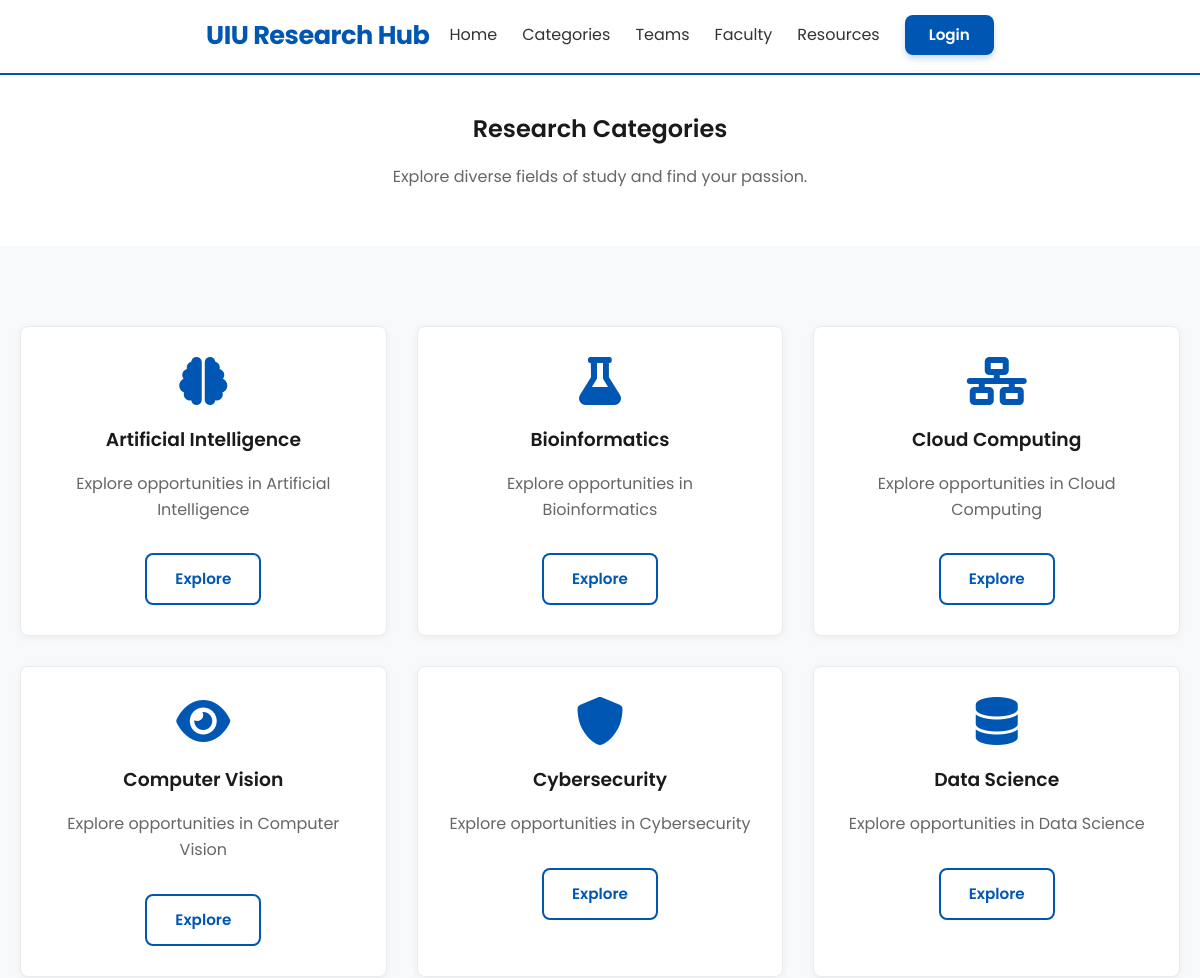
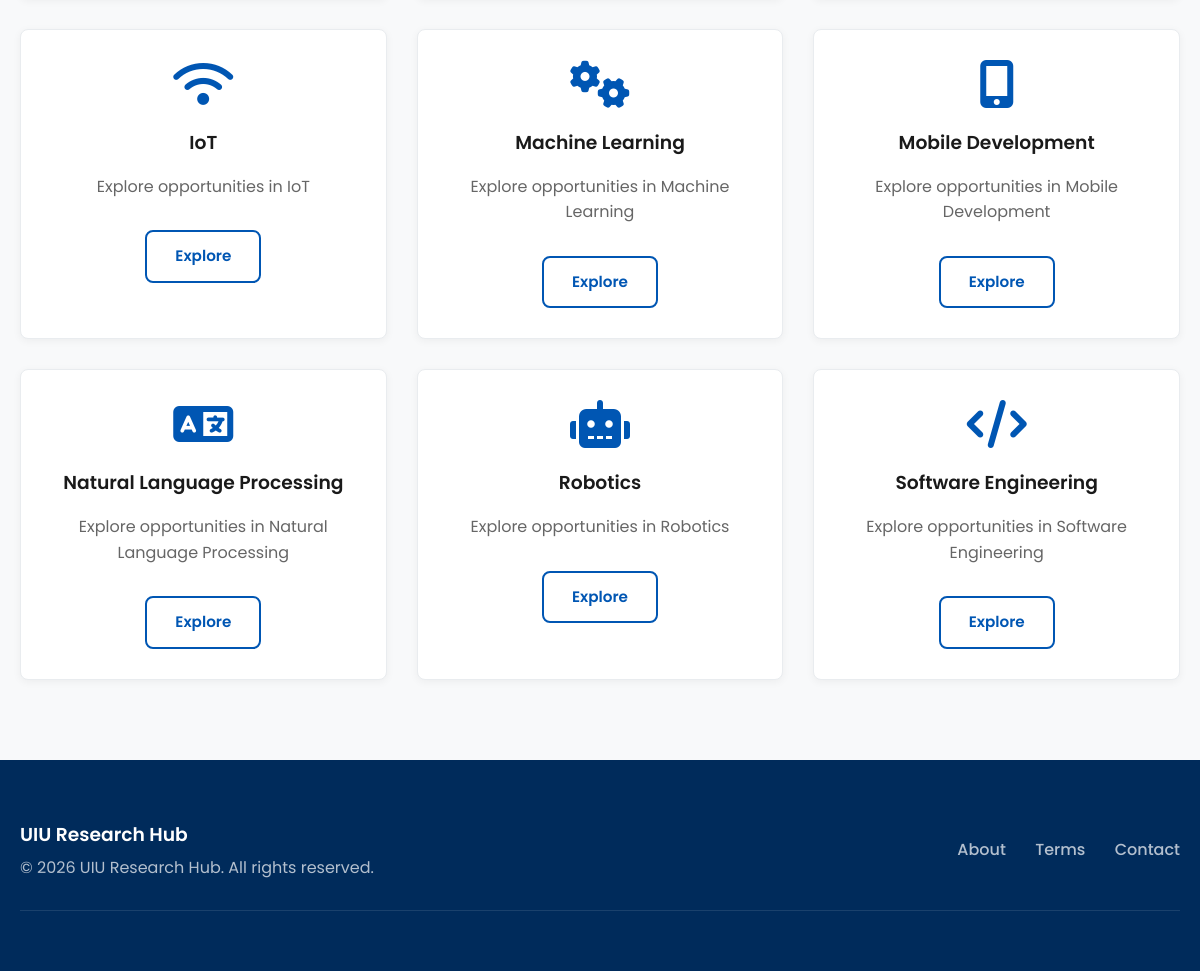
/categories.php, run on the app's committed database (2 pictures, top to bottom).
### tables this page shows
CREATE TABLE IF NOT EXISTS categories (
    category_id INT AUTO_INCREMENT PRIMARY KEY,
    category_name VARCHAR(100) NOT NULL UNIQUE,
    description TEXT,
    icon_class VARCHAR(50) DEFAULT 'fas fa-layer-group',
    created_by INT NULL,
    created_at TIMESTAMP DEFAULT CURRENT_TIMESTAMP,
    FOREIGN KEY (created_by) REFERENCES users(user_id) ON DELETE SET NULL ON UPDATE CASCADE,
    INDEX idx_categories_created_by (created_by)
);

### db-connect.php (called while the page is built, shortened)
<?php
class DatabaseConnection {
    private $connection;
    private function connect() {
        try {
            $this->connection = new mysqli(
                DB_HOST,
                DB_USER,
                DB_PASS,
                DB_NAME,
                DB_PORT
            );
            $this->connection->query("SET time_zone = '+00:00'");
            $this->connection->report_mode = MYSQLI_REPORT_ERROR | MYSQLI_REPORT_STRICT;
        } catch (Exception $e) {
            $this->handleError($e->getMessage());
        }
    }
    public function executeQuery($query, $params = [], $types = '') {
        try {
            $stmt = $this->connection->prepare($query);
            if (!empty($params)) {
                $stmt->bind_param($types, ...$params);
            }
            if (!$stmt->execute()) {
                throw new Exception('Execute failed: ' . $stmt->error);
            }
            return $stmt;
        } catch (Exception $e) {
            $this->handleError($e->getMessage());
            return false;
        }
    }
    public function fetchRow($query, $params = [], $types = '') {
        $stmt = $this->executeQuery($query, $params, $types);
        $result = $stmt->get_result();
        $row = $result->fetch_assoc();
        return $row;
    }
    public function fetchAll($query, $params = [], $types = '') {
        $stmt = $this->executeQuery($query, $params, $types);
        $result = $stmt->get_result();
        $rows = $result->fetch_all(MYSQLI_ASSOC);
        return $rows;
    }
    public function fetchValue($query, $params = [], $types = '') {
        $row = $this->fetchRow($query, $params, $types);
        return reset($row);
    }
}
$db = new DatabaseConnection();
?>

### database-functions.php (called while the page is built, shortened)
<?php
require_once 'db-connect.php';
function getCategories() {
    global $db;
    if (dbColumnExists('categories', 'created_by')) {
        return $db->fetchAll(
            "SELECT c.*, u.full_name AS created_by_name
             FROM categories c
             LEFT JOIN users u ON c.created_by = u.user_id
             ORDER BY c.category_name ASC"
        );
    }
    return $db->fetchAll("SELECT * FROM categories ORDER BY category_name ASC");
}
function dbColumnExists($table, $column) {
    global $db;
    $count = $db->fetchValue(
        "SELECT COUNT(*)
         FROM information_schema.COLUMNS
         WHERE TABLE_SCHEMA = DATABASE() AND TABLE_NAME = ? AND COLUMN_NAME = ?",
        [$table, $column],
        'ss'
    );
    return (int)$count > 0;
}
?>

### categories.php (the view, shortened to what this page needs)
<?php
require_once 'database-functions.php';
$categories = getCategories();
?>
<!DOCTYPE html>
<html lang="en">
<head>
    <link rel="stylesheet" href="styles.css">
    <link rel="stylesheet" href="https://cdnjs.cloudflare.com/ajax/libs/font-awesome/6.0.0/css/all.min.css"
 />
</head>
<body>
    <?php include 'header.php'; ?>
    <section class="section" style="background-color: #fff; padding: 40px 0; text-align: center;">
        <div class="container">
            <h1>Research Categories</h1>
            <p>Explore diverse fields of study and find your passion.</p>
        </div>
    </section>
    <section class="section">
        <div class="container">
            <div class="grid grid-3">
                <?php foreach ($categories as $cat): ?>
                    <div class="card" style="text-align: center;">
                        <i class="<?php echo htmlspecialchars($cat['icon_class'] ?? 'fas fa-layer-group'); ?>"
                            style="font-size: 3rem; color: var(--primary-color); margin-bottom: 20px;"></i>
                        <h3><?php echo htmlspecialchars($cat['category_name']); ?></h3>
                        <p><?php echo htmlspecialchars($cat['description'] ?? 'Explore opportunities in ' . $cat['category_name']); ?>
                        </p>
                        <a href="category-view.php?category=<?php echo urlencode($cat['category_id']); ?>"
                            class="btn btn-outline" style="margin-top: 15px;">Explore</a>
                    </div>
                <?php endforeach; ?>
            </div>
        </div>
    </section>
    <?php include 'footer.php'; ?>
</body>
</html>

### header.php (shortened to what this page needs)
<?php
$current_page = basename($_SERVER['PHP_SELF']);
?>
<header>
    <div class="container">
        <nav>
            <a href="index.php" class="logo">UIU Research Hub</a>
            <ul class="nav-links">
                <li><a href="index.php" class="<?php echo ($current_page == 'index.php') ? 'active' : ''; ?>">Home</a></li>
                <li><a href="categories.php" class="<?php echo ($current_page == 'categories.php' || $current_page == 'category-view.php' || $current_page == 'category-edit.php') ? 'active' : ''; ?>">Categories</a></li>
                <li><a href="team-finder.php" class="<?php echo ($current_page == 'team-finder.php' || $current_page == 'team-profile.php') ? 'active' : ''; ?>">Teams</a></li>
                <li><a href="faculty.php" class="<?php echo ($current_page == 'faculty.php') ? 'active' : ''; ?>">Faculty</a></li>
                <li><a href="resources.php" class="<?php echo ($current_page == 'resources.php') ? 'active' : ''; ?>">Resources</a></li>
                <?php if (isset($_SESSION['user_id'])): ?>
                    <li><a href="dashboard.php" class="<?php echo ($current_page == 'dashboard.php') ? 'active' : ''; ?>">Dashboard</a></li>
                    <li><a href="messages.php" class="<?php echo ($current_page == 'messages.php') ? 'active' : ''; ?>"><i class="fas fa-comment-alt"></i> Messages</a></li>
                    <li><a href="logout.php" class="btn" style="background-color: #e74c3c;">Logout</a></li>
                <?php else: ?>
                    <li><a href="login.php" class="btn">Login</a></li>
                <?php endif; ?>
            </ul>
        </nav>
    </div>
</header>

### footer.php
<footer>
    <div class="container">
        <div class="footer-content">
            <div class="footer-logo">
                <h3>UIU Research Hub</h3>
                <p>&copy; <?php echo date('Y'); ?> UIU Research Hub. All rights reserved.</p>
            </div>
            <div class="footer-links">
                <a href="about.php">About</a>
                <a href="terms.php">Terms</a>
                <a href="contact.php">Contact</a>
            </div>
        </div>
    </div>
</footer>

### styles.css (style rules this page uses)
:root { --primary-color: #0056b3; --primary-light: #e3f2fd; --secondary-color: #004494; --accent-color: #28a745; --background-color: #f8f9fa; --text-color: #333333; --text-light: #666666; --white: #ffffff; --border-color: #e9ecef; --shadow: 0 2px 8px rgba(0, 0, 0, 0.05); --shadow-hover: 0 8px 16px rgba(0, 0, 0, 0.1); --radius: 8px; --font-family: 'Poppins', sans-serif; --nav-height: 70px; }
* { margin: 0; padding: 0; box-sizing: border-box; }
body { font-family: var(--font-family); background-color: var(--background-color); color: var(--text-color); line-height: 1.6; }
a { text-decoration: none; color: inherit; transition: all 0.3s ease; }
ul { list-style: none; }
h1, h2, h3, h4, h5, h6 { font-weight: 600; margin-bottom: 1rem; color: #1a1a1a; }
p { margin-bottom: 1rem; color: var(--text-light); }
.container { max-width: 1200px; margin: 0 auto; padding: 0 20px; }
.section { padding: 80px 0; }
.grid { display: grid; gap: 30px; }
.grid-3 { grid-template-columns: repeat(3, 1fr); }
header { background-color: var(--white); box-shadow: 0 1px 3px rgba(0, 0, 0, 0.05); position: sticky; top: 0; z-index: 1000; height: var(--nav-height); display: flex; align-items: center; }
nav { display: flex; justify-content: space-between; align-items: center; width: 100%; }
.logo { font-size: 1.6rem; font-weight: 700; color: var(--primary-color); letter-spacing: -0.5px; margin-right: 20px; }
.nav-links { display: flex; gap: 25px; align-items: center; flex-wrap: nowrap; }
.nav-links a:not(.btn):after { content: ''; position: absolute; width: 0; height: 2px; bottom: -5px; left: 0; background-color: var(--primary-color); transition: width 0.3s ease; }
.nav-links a:not(.btn):hover:after, .nav-links a.active:after { width: 100%; }
.nav-links .btn { color: var(--white); padding: 8px 24px; }
.nav-links .btn:after { display: none; }
.btn { display: inline-block; padding: 12px 28px; background-color: var(--primary-color); color: var(--white); border-radius: var(--radius); font-weight: 600; font-size: 0.95rem; border: none; cursor: pointer; text-align: center; transition: all 0.3s ease; box-shadow: 0 4px 6px rgba(0, 86, 179, 0.2); }
.btn-outline { background-color: transparent; border: 2px solid var(--primary-color); color: var(--primary-color); box-shadow: none; }
.card { background-color: var(--white); padding: 30px; border-radius: var(--radius); box-shadow: var(--shadow); border: 1px solid var(--border-color); transition: all 0.3s ease; }
footer { background-color: #002B5B; color: var(--white); padding: 60px 0 30px; margin-top: auto; }
.footer-content { display: flex; justify-content: space-between; align-items: center; flex-wrap: wrap; border-bottom: 1px solid rgba(255, 255, 255, 0.1); padding-bottom: 30px; margin-bottom: 30px; }
.footer-logo h3 { color: var(--white); margin-bottom: 5px; }
.footer-logo p { color: rgba(255, 255, 255, 0.7); margin: 0; }
.footer-links a { margin-left: 25px; color: rgba(255, 255, 255, 0.7); font-weight: 500; }

### data on the page
categories: category_name "Artificial Intelligence", description+category_name "Explore opportunities in Artificial Intelligence"
categories: category_name "Bioinformatics", description+category_name "Explore opportunities in Bioinformatics"
categories: category_name "Cloud Computing", description+category_name "Explore opportunities in Cloud Computing"
categories: category_name "Computer Vision", description+category_name "Explore opportunities in Computer Vision"
categories: category_name "Cybersecurity", description+category_name "Explore opportunities in Cybersecurity"
categories: category_name "Data Science", description+category_name "Explore opportunities in Data Science"
categories: category_name "IoT", description+category_name "Explore opportunities in IoT"
categories: category_name "Machine Learning", description+category_name "Explore opportunities in Machine Learning"
categories: category_name "Mobile Development", description+category_name "Explore opportunities in Mobile Development"
categories: category_name "Natural Language Processing", description+category_name "Explore opportunities in Natural Language Processing"
categories: category_name "Robotics", description+category_name "Explore opportunities in Robotics"
categories: category_name "Software Engineering", description+category_name "Explore opportunities in Software Engineering"
